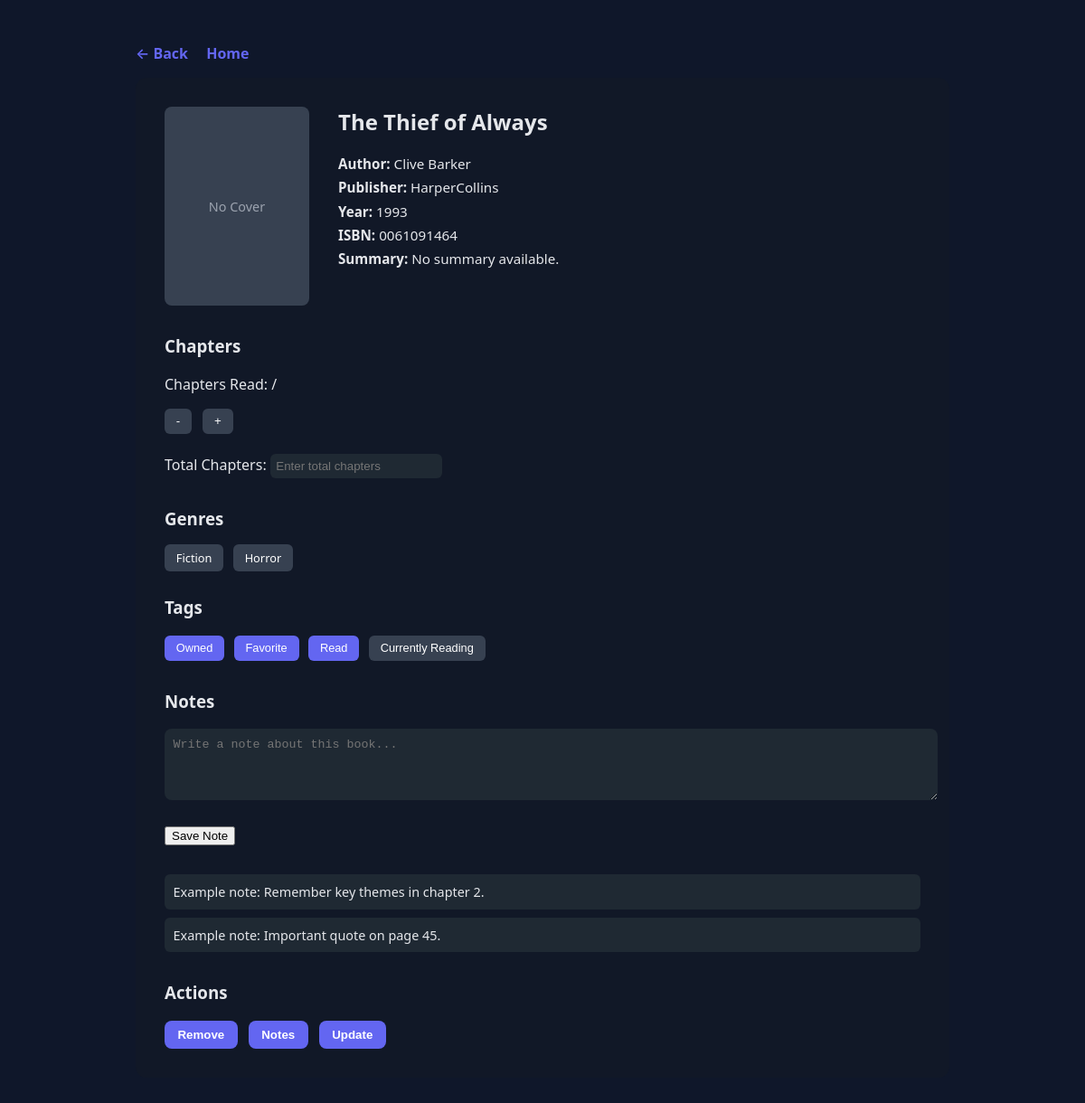
The app's page /book/isbn/0061091464 with its own data.
### tables this page shows
CREATE TABLE Books (
                   ISBN TEXT PRIMARY KEY,
                   Title TEXT NOT NULL,
                   Publish_Year INTEGER,
                   Publisher_ID INTEGER,
                   Summary TEXT,
                   Tag_ID INTEGER,
                   Chapters INTEGER,
                   Chapters_Completed INTEGER,
                   Cover_Image BLOB,
                   FOREIGN KEY (Publisher_ID) REFERENCES Publishers(Publisher_ID),
                   FOREIGN KEY (Tag_ID) REFERENCES Tags(Tag_ID)
                   );

CREATE TABLE Authors (
                   Author_ID INTEGER PRIMARY KEY,
                   Author_Full_Name TEXT NOT NULL,
                   Author_First_Name TEXT NOT NULL,
                   Author_Last_Name TEXT NOT NULL,
                   OpenLibrary_ID TEXT
                   );

CREATE TABLE Publishers (
                   Publisher_ID INTEGER PRIMARY KEY,
                   Publisher_Name TEXT NOT NULL
                   );

CREATE TABLE Genre (
                   Genre_ID INTEGER PRIMARY KEY,
                   Genre VARCHAR(15)
                   );

### app/main.py (the view)
    @app.route('/book/isbn/<isbn>')
    def individual_book_page(isbn):
        try:
            isbn_dict = {"ISBN": isbn}
            book_result = json.loads(read(isbn_dict, 'book-isbn'))
            return render_template('view_book.html', book=book_result), 200
        except json.decoder.JSONDecodeError:
            return f'ISBN not in database'  # !WIP! add full error page

### app/services/Book/Book.py (called while the page is built)
def read_book(isbn):
    try:
        return read_full_book_record(isbn)
    except json.decoder.JSONDecodeError:
        return f'Error: Book with ISBN {isbn} not in database.'

### app/services/Book/BookRead.py (called while the page is built)
def connect_to_database():
    try:
        conn = sqlite3.connect(DB_PATH)
        cursor = conn.cursor()
        return cursor, conn
    except sqlite3.Error as error:
        print(f"Database error: {error}")
        conn.close()

def read_book_table(isbn):
    cursor, conn = connect_to_database()
    read_query = "SELECT * FROM Books WHERE ISBN = ?"
    criteria = (isbn,)
    cursor.execute(read_query, criteria)
    result = cursor.fetchall()
    conn.close()
    if result:
        convert_to_dict = {
            "ISBN": result[0][0],
            "Title": result[0][1],
            "Publish_Year": result[0][2],
            "Publisher_ID": result[0][3],
            "Summary": result[0][4],
            "Tag_ID": result[0][5],
            "Chapters": result[0][6],
            "Chapters_Completed": result[0][7],
            "Cover_Image_Bytes": result[0][8]
        }
        json_format = json.dumps(convert_to_dict)
        return json_format
    else:
        return "ISBN not found"

def read_tag_table(tag_id):
    cursor, conn = connect_to_database()
    read_query = "SELECT Owned, Favorite, Completed, Currently_Reading, Personal_Or_Academic FROM Tags WHERE Tag_ID = ?"
    criteria = (tag_id,)
    cursor.execute(read_query, criteria)
    result = cursor.fetchall()
    conn.close()
    if result:
        convert_to_dict = {
            "Owned": result[0][0],
            "Favorite": result[0][1],
            "Completed": result[0][2],
            "Currently_Reading": result[0][3],
            "Personal_Or_Academic": result[0][4],
        }
        json_format = json.dumps(convert_to_dict)
        return json_format
    else:
        return "Tag_ID not found"

def read_publisher_name_for_full_book_record(publisher_id):
    cursor, conn = connect_to_database()
    read_query = "SELECT Publisher_Name FROM Publishers WHERE Publisher_ID = ?"
    criteria = (publisher_id,)
    cursor.execute(read_query, criteria)
    result = cursor.fetchall()
    conn.close()
    if result:
        convert_to_dict = {
            "Publisher_Name": result[0][0]
        }
        json_format = json.dumps(convert_to_dict)
        return json_format
    else:
        return "Publisher_ID not found"

### app/templates/view_book.html (shortened to what this page needs)
<!DOCTYPE html>
<html lang="en">
<head>
</head>
<body>
  <div class="page-wrapper">
    <div class="nav-buttons">
      <a href="/book/add-local">← Back</a>
      <a href="/">Home</a>
    </div>
    <div class="book-container">
      <div class="book-header">
        <div class="book-cover">
          No Cover
        </div>
        <div class="book-info">
          <h2>{{ book["Title"] }}</h2>
          <p><strong>Author:</strong> {{ book["Author_First_Name_1"] }} {{ book["Author_Last_Name_1"] }}</p>
          <p><strong>Publisher:</strong> {{ book["Publisher_Name"] }}</p>
          <p><strong>Year:</strong> {{ book["Publish_Year"] }}</p>
          <p><strong>ISBN:</strong> {{ book["ISBN"] }}</p>
          {% if book["Summary"] %}
            <p><strong>Summary:</strong> {{ book["Summary"] }}</p>
          {% else %}
            <p><strong>Summary:</strong> No summary available.</p>
          {% endif %}
        </div>
      </div>
      <div class="section">
        <h3>Chapters</h3>
        <p>Chapters Read: {{ book["Chapters_Completed"] }} / {{ book["Chapters"] }}</p>
        <div class="chapter-controls">
          <button>-</button>
          <button>+</button>
        </div>
        <br>
        <label>Total Chapters:</label>
        <input type="number" placeholder="Enter total chapters">
      </div>
      <div class="section">
        <h3>Genres</h3>
        <span class="tag">{{ book["Genre_1"].title() }}</span>
        {% if book["Genre_2"] %}
          <span class="tag">{{ book["Genre_2"].title() }}</span>
        {% endif %}
      </div>
      <div class="section">
        <h3>Tags</h3>
        {% if book["Owned"] == "on" %}
          <button class="tag toggle active">Owned</button>
        {% else %}
          <button class="tag toggle">Owned</button>
        {% endif %}
        {% if book["Favorite"] == "on" %}
          <button class="tag toggle active">Favorite</button>
        {% else %}
          <button class="tag toggle">Favorite</button>
        {% endif %}
        {% if book["Completed"] == "on" %}
          <button class="tag toggle active">Read</button>
        {% else %}
          <button class="tag toggle">Read</button>
        {% endif %}
        {% if book["Currently_Reading"] == "on" %}
          <button class="tag toggle active">Currently Reading</button>
        {% else %}
          <button class="tag toggle">Currently Reading</button>
        {% endif %}
      </div>
      <div class="section">
        <h3>Notes</h3>
        <textarea rows="4" placeholder="Write a note about this book..."></textarea>
        <br><br>
        <button>Save Note</button>
        <div class="section">
          <div class="note-card">
            Example note: Remember key themes in chapter 2.
          </div>
          <div class="note-card">
            Example note: Important quote on page 45.
          </div>
        </div>
      </div>
      <div class="section">
        <h3>Actions</h3>
        <div class="button-group">
          <button class="remove-btn">Remove</button>
          <button>Notes</button>
          <button>Update</button>
        </div>
      </div>
    </div>
  </div>
</body>
</html>

### app/templates/view_book.html (style rules this page uses)
body { font-family: system-ui, -apple-system, BlinkMacSystemFont, "Segoe UI", sans-serif; background-color: #0f172a; color: #e5e7eb; margin: 0; padding: 0; }
.page-wrapper { max-width: 900px; margin: 3rem auto; padding: 0 1rem; }
.nav-buttons { margin-bottom: 1rem; }
.nav-buttons a { text-decoration: none; color: #6366f1; font-weight: 600; margin-right: 1rem; }
.book-container { background-color: #111827; padding: 2rem; border-radius: 12px; }
.book-header { display: flex; gap: 2rem; }
.book-cover { width: 160px; height: 220px; background-color: #374151; border-radius: 8px; display: flex; align-items: center; justify-content: center; color: #9ca3af; font-size: 0.9rem; }
.book-info h2 { margin-top: 0; }
.book-info p { margin: 0.4rem 0; font-size: 0.95rem; }
.section { margin-top: 2rem; }
.chapter-controls button { padding: 0.4rem 0.8rem; margin-right: 0.5rem; border-radius: 6px; border: none; background-color: #374151; color: white; cursor: pointer; }
.button-group button { padding: 0.5rem 0.9rem; border-radius: 8px; border: none; background-color: #6366f1; color: white; font-weight: 600; cursor: pointer; margin-right: 0.5rem; }
.remove-btn { background-color: #dc2626; }
.tag { background-color: #374151; padding: 0.4rem 0.8rem; border-radius: 6px; font-size: 0.8rem; margin-right: 0.4rem; border: none; color: white; cursor: pointer; }
.tag.active { background-color: #6366f1; }
input[type="number"] { padding: 0.4rem; border-radius: 6px; border: none; background-color: #1f2933; color: #e5e7eb; }
textarea { width: 100%; border-radius: 8px; border: none; background-color: #1f2933; color: #e5e7eb; padding: 0.6rem; resize: vertical; }
.note-card { background-color: #1f2933; padding: 0.6rem; border-radius: 6px; margin-top: 0.6rem; font-size: 0.9rem; }

### records on screen
Books: Title "The Thief of Always"
Authors: Author_First_Name_1 "Clive", Author_Last_Name_1 "Barker"
Publishers: Publisher_Name "HarperCollins"
Genre: Genre_1 "Fiction"
Genre: Genre_2 "Horror"

### other values on screen
{{ book["Publish_Year"] }} "1993"
{{ book["ISBN"] }} "0061091464"
